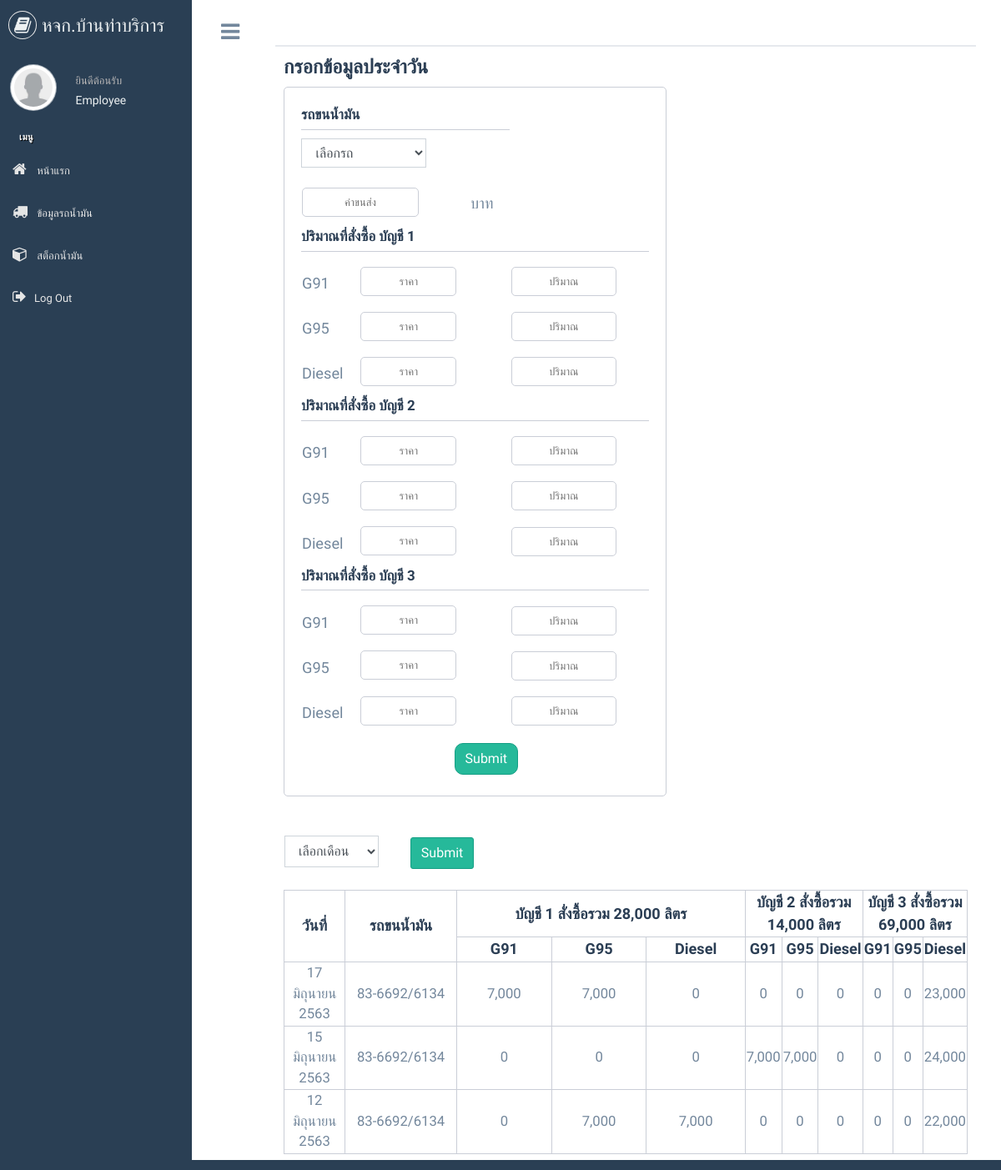
/production/history.php (signed in), run on the app's committed database.
### tables this page shows
CREATE TABLE `history` (
  `id` int(11) NOT NULL AUTO_INCREMENT,
  `car_id` int(11) NOT NULL,
  `gas_id` int(11) NOT NULL,
  `price` double DEFAULT '0',
  `value` double NOT NULL DEFAULT '0',
  `tran_price` double DEFAULT '0',
  `account` int(11) NOT NULL,
  `date` date NOT NULL,
  `timestamp` varchar(100) NOT NULL,
  `name_stamp` varchar(100) NOT NULL,
  PRIMARY KEY (`id`)
);

### production/history.php (the view, shortened to what the rows shown need)
<!DOCTYPE html>
<html lang="en">
<head>
  <?php
  require_once "connect.php";
  ?>
  <link href="../vendors/bootstrap/dist/css/bootstrap.min.css" rel="stylesheet">
  <link href="../vendors/font-awesome/css/font-awesome.min.css" rel="stylesheet">
  <link href="../vendors/nprogress/nprogress.css" rel="stylesheet">
  <link href="../vendors/iCheck/skins/flat/green.css" rel="stylesheet">
  <link href="../vendors/bootstrap-progressbar/css/bootstrap-progressbar-3.3.4.min.css" rel="stylesheet">
  <link href="../vendors/jqvmap/dist/jqvmap.min.css" rel="stylesheet" />
  <link href="../vendors/bootstrap-daterangepicker/daterangepicker.css" rel="stylesheet">
  <link href="../build/css/custom.min.css" rel="stylesheet">
</head>
<body class="nav-md">
  <div class="container body">
    <div class="main_container">
      <div class="col-md-3 left_col">
        <div class="left_col scroll-view">
          <div class="profile clearfix">
            <div class="profile_info">
              <h2>
                <?php
                echo $_SESSION['user_name'];
                ?>
              </h2>
            </div>
          </div>
          <br />
        </div>
      </div>
      <div class="right_col" role="main" style="background-color: white;">
        <div class="row">
          <div class="col-md-12 col-sm-12 ">
            <div class="dashboard_graph">
              <div class="setfont1">
                <div class="column1">
                  <h1 style="font-weight: 800;color: #2B3E54;font-size: 180%;">กรอกข้อมูลประจำวัน</h1>
                </div>
                <div class="column2">
                  <br>
                  <br>
                  <br>
                  <table border="1" class="a">
                    <tr>
                      <th rowspan="2">วันที่</th>
                      <th rowspan="2">รถขนน้ำมัน</th>
                      <th colspan="3">บัญชี 1 สั่งซื้อรวม <?php
                                                          $date_start = date("Y-m-01");
                                                          $date_end = date("Y-m-31");
                                                          $userQuery = "select sum(value) as sum from history where account = 1 and date between '$date_start' and '$date_end'";
                                                          $result = mysqli_query($connect, $userQuery);
                                                          $row = mysqli_fetch_assoc($result);
                                                          echo number_format($row['sum']) ?> ลิตร</th>
                      <th colspan="3">บัญชี 2 สั่งซื้อรวม <?php $userQuery = "select sum(value) as sum from history where account = 2 and date between '$date_start' and '$date_end'";
                                                          $result = mysqli_query($connect, $userQuery);
                                                          $row = mysqli_fetch_assoc($result);
                                                          echo number_format($row['sum']) ?> ลิตร</th>
                      <th colspan="3">บัญชี 3 สั่งซื้อรวม <?php $userQuery = "select sum(value) as sum from history where account = 3 and date between '$date_start' and '$date_end'";
                                                          $result = mysqli_query($connect, $userQuery);
                                                          $row = mysqli_fetch_assoc($result);
                                                          echo number_format($row['sum']) ?> ลิตร</th>
                    </tr>
                    <tr>
                      <th>G91</th>
                      <th>G95</th>
                      <th>Diesel</th>
                      <th>G91</th>
                      <th>G95</th>
                      <th>Diesel</th>
                      <th>G91</th>
                      <th>G95</th>
                      <th>Diesel</th>
                    </tr>
                    <?php
                    $month = array('-', 'มกราคม', 'กุมภาพันธ์', 'มีนาคม', 'เมษายน', 'พฤษภาคม', 'มิถุนายน', 'กรกฎาคม', 'สิงหาคม', 'กันยายน', 'ตุลาคม', 'พฤศจิกายน', 'ธันวาคม');
                    $userQuery = "select date from history group by date order by date DESC ";
                    $result1 = mysqli_query($connect, $userQuery);
                    while ($lop = mysqli_fetch_assoc($result1)) {
                      $Tdate = explode("-", $lop['date']);
                      $Sdate = array($Tdate[2], $month[(int) $Tdate[1]], $Tdate[0] + 543);
                      $date  = implode(" ", $Sdate);
                      $d = $lop['date'];
                    ?>
                      <tr>
                        <td style="width: 11%; height:30px;"><?php echo $date; ?></td>
                        <td><?php
                            $userQuery = "select (select name from car where id = history.car_id) as car from history where date = '$d' group by car";
                            $result = mysqli_query($connect, $userQuery);
                            $row = mysqli_fetch_assoc($result);
                            echo $row['car'];
                            ?> </td>
                        <td><?php $userQuery = "select value from history where date = '$d' and gas_id = 1 and account = 1";
                            $result = mysqli_query($connect, $userQuery);
                            $row = mysqli_fetch_assoc($result);
                            if (mysqli_num_rows($result) == 0) {
                              echo "0";
                            } else {
                              echo number_format($row['value']);
                            } ?></td>
                        <td><?php $userQuery = "select value from history where date = '$d' and gas_id = 2 and account = 1";
                            $result = mysqli_query($connect, $userQuery);
                            $row = mysqli_fetch_assoc($result);
                            if (mysqli_num_rows($result) == 0) {
                              echo "0";
                            } else {
                              echo number_format($row['value']);
                            } ?></td>
                        <td><?php $userQuery = "select value from history where date = '$d' and gas_id = 3 and account = 1";
                            $result = mysqli_query($connect, $userQuery);
                            $row = mysqli_fetch_assoc($result);
                            if (mysqli_num_rows($result) == 0) {
                              echo "0";
                            } else {
                              echo number_format($row['value']);
                            } ?></td>
                        <td><?php $userQuery = "select value from history where date = '$d' and gas_id = 1 and account = 2";
                            $result = mysqli_query($connect, $userQuery);
                            $row = mysqli_fetch_assoc($result);
                            if (mysqli_num_rows($result) == 0) {
                              echo "0";
                            } else {
                              echo number_format($row['value']);
                            } ?></td>
                        <td><?php $userQuery = "select value from history where date = '$d' and gas_id = 2 and account = 2";
                            $result = mysqli_query($connect, $userQuery);
                            $row = mysqli_fetch_assoc($result);
                            if (mysqli_num_rows($result) == 0) {
                              echo "0";
                            } else {
                              echo number_format($row['value']);
                            } ?></td>
                        <td><?php $userQuery = "select value from history where date = '$d' and gas_id = 3 and account = 2";
                            $result = mysqli_query($connect, $userQuery);
                            $row = mysqli_fetch_assoc($result);
                            if (mysqli_num_rows($result) == 0) {
                              echo "0";
                            } else {
                              echo number_format($row['value']);
                            } ?></td>
                        <td><?php $userQuery = "select value from history where date = '$d' and gas_id = 1 and account = 3";
                            $result = mysqli_query($connect, $userQuery);
                            $row = mysqli_fetch_assoc($result);
                            if (mysqli_num_rows($result) == 0) {
                              echo "0";
                            } else {
                              echo number_format($row['value']);
                            } ?></td>
                        <td><?php $userQuery = "select value from history where date = '$d' and gas_id = 2 and account = 3";
                            $result = mysqli_query($connect, $userQuery);
                            $row = mysqli_fetch_assoc($result);
                            if (mysqli_num_rows($result) == 0) {
                              echo "0";
                            } else {
                              echo number_format($row['value']);
                            } ?></td>
                        <td><?php $userQuery = "select value from history where date = '$d' and gas_id = 3 and account = 3";
                            $result = mysqli_query($connect, $userQuery);
                            $row = mysqli_fetch_assoc($result);
                            if (mysqli_num_rows($result) == 0) {
                              echo "0";
                            } else {
                              echo number_format($row['value']);
                            } ?></td>
                      </tr>
                    <?php } ?>
                  </table>
                </div>
              </div>
            </div>
          </div>
</body>
</html>

### data on the page
history: value "7,000"
history: value "7,000"
history: value "0"
history: value "0"
history: value "0"
history: value "0"
history: value "0"
history: value "0"
history: value "23,000"
history: value "0"
history: value "0"
history: value "0"
history: value "7,000"
history: value "7,000"
history: value "0"
history: value "0"
history: value "0"
history: value "24,000"
history: value "0"
history: value "7,000"
history: value "7,000"
history: value "0"
history: value "0"
history: value "0"
history: value "0"
history: value "0"
history: value "22,000"

### other printed values
$_SESSION['user_name'] "Employee"
$row['sum'] "28,000"
$row['sum'] "14,000"
$row['sum'] "69,000"
$date "17 มิถุนายน 2563"
$row['car'] "83-6692/6134"
$date "15 มิถุนายน 2563"
$date "12 มิถุนายน 2563"
